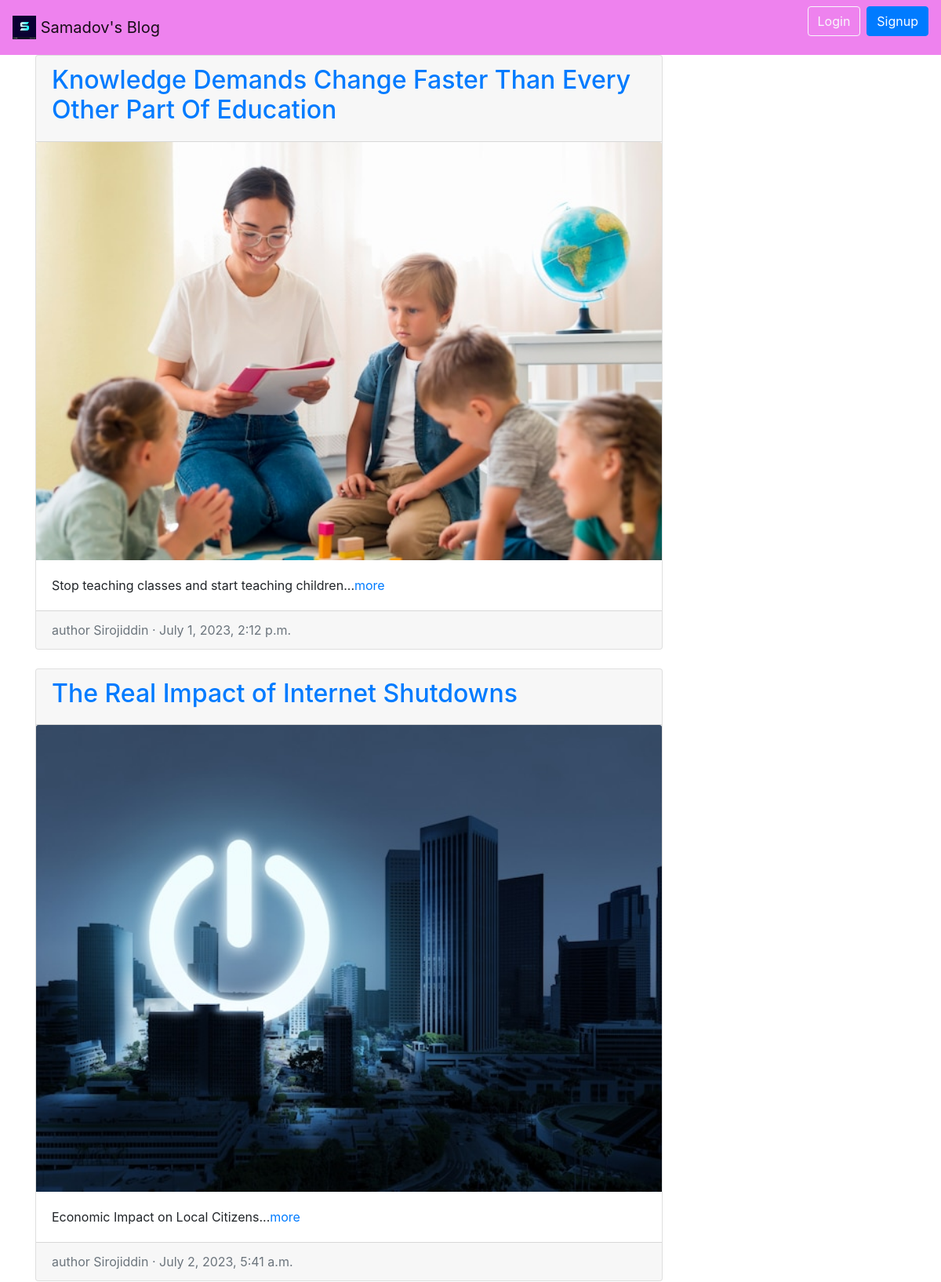
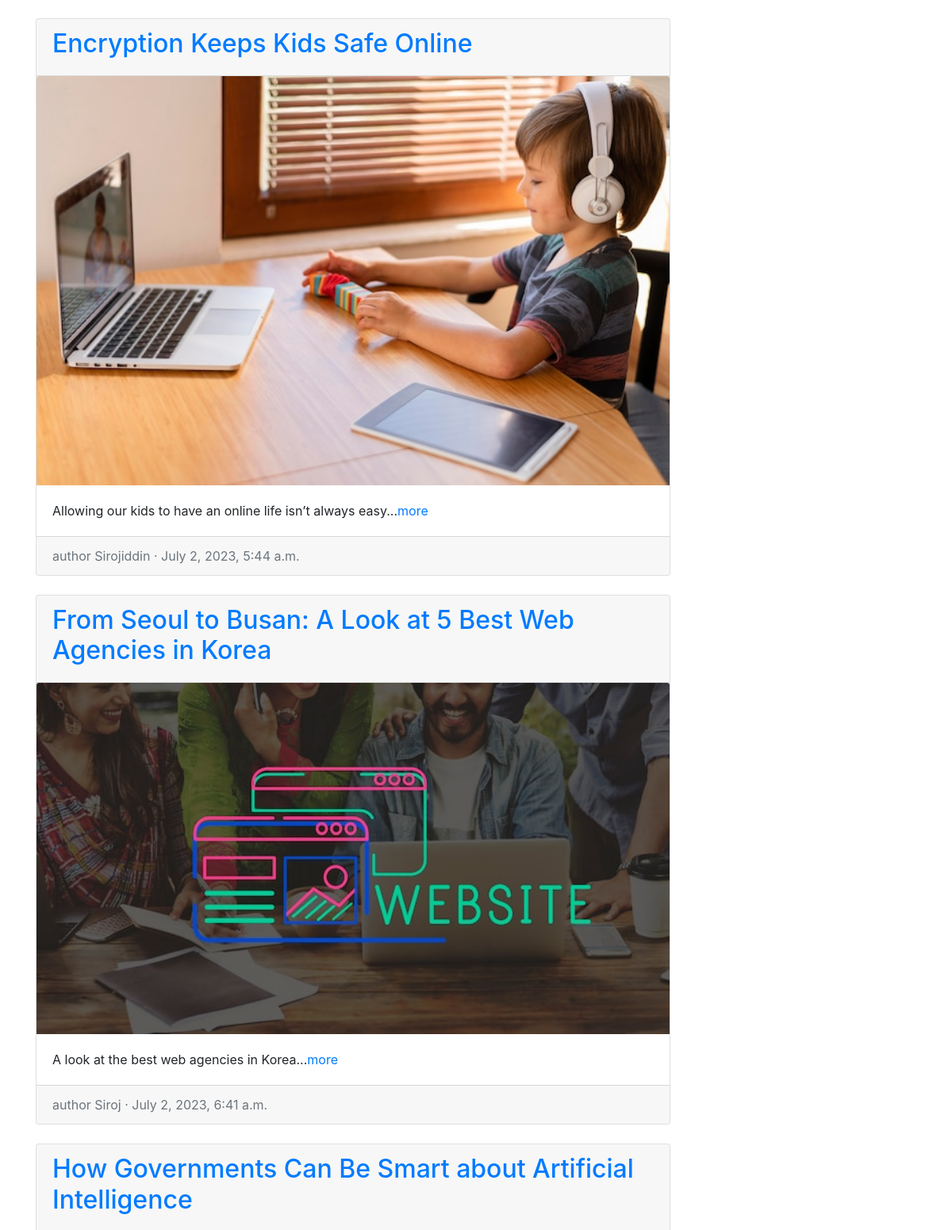
The app's page /articles/ (upper part) with its own data (2 pictures, top to bottom).
### articles/models.py (models this page shows, shortened)
class Article(models.Model):
    title = models.CharField(max_length=255)
    summary = models.CharField(max_length=200, blank=True)
    body = RichTextField()
    photo = models.ImageField(upload_to='images/', blank=True)
    date = models.DateTimeField(auto_now_add=True)
    author = models.ForeignKey(
        get_user_model(),
        on_delete=models.CASCADE,
    )

### accounts/models.py (models this page shows)
class CustomUser(AbstractUser):
    age = models.PositiveIntegerField(null=True, blank=True)

### articles/views.py (the view)
# urls.py: path('', ArticleListView.as_view(), name='article_list'),
class ArticleListView(ListView):
    model = Article
    template_name = 'article_list.html'

### templates/article_list.html (shortened to what this page needs)
{% extends 'base.html' %}
{% block content %}
    {% for article in object_list %}
        <div class="card" style="width: 50rem;">
            <div class="card-header">
                <span class="font-weight-bold"><a href="{% url 'article_detail' article.pk  %}"><h2>{{ article.title }}</h2></a></span>
            </div>
            {% if article.photo %}
                <img class="card-img-top" src="{{ article.photo.url }}" alt="{{ article.title }}">
            {%  endif %}
            <div class="card-body">
                {{ article.summary }}...<a href="{% url 'article_detail' article.pk  %}">more</a>
            </div>
            <div class="card-footer text-left text-muted">
                <span class="text-muted">author {{ article.author | title }} &middot; {{ article.date }}</span>
            </div>
        </div>
        <br />
    {% endfor %}
{% endblock content %}

### templates/base.html (shortened to what this page needs)
{% load static %}
<!DOCTYPE html>
<html>
    <head>
              <link rel="stylesheet" href="https://cdn.jsdelivr.net/npm/bootstrap@4.5.3/dist/css/bootstrap.min.css">
              <link rel="stylesheet" href="https://cdnjs.cloudflare.com/ajax/libs/font-awesome/5.15.3/css/all.min.css" />
    </head>
    <body>
        <nav class="navbar navbar-expand-lg navbar-light" style="background-color: violet">
            <a class="navbar-brand" href="{% url 'home' %}">
                <img src="/static/assets/img/logo2.png" width="30" height="30" class="d-inline-block align-top" alt="">
                Samadov's Blog
            </a>
            <div class="collapse navbar-collapse" id="navbarSupportedContent">
                {% if user.is_authenticated %}
                    <ul class="navbar-nav ml-auto">
                        <li class="nav-item">
                            <a class="nav-link dropdown-toggle" href="#"
                                id="navbarDropdown" role="button" data-toggle="dropdown"
                                aria-haspopup="true" aria-expanded="false">
                                {{ user.username | title }}
                            </a>
                            <div class="dropdown-menu dropdown-menu-lg-right"
                                aria-labelledby="navbarDropdown">
                                <a class="dropdown-item" href="{% url 'article_new' %}">New post</a>
                                <div class="dropdown-divider"></div>
                                <a class="dropdown-item" href="{% url 'password_change'%}">Change password</a>
                                <div class="dropdown-divider"></div>
                                <a class="dropdown-item" href="{% url 'logout' %}">Logout</a>
                            </div>
                        </li>
                    </ul>
                {% else %}
                    <form class="form-inline ml-auto">
                        <a href="{% url 'login' %}" class="btn btn-outline-light">Login</a>
                        <a href="{% url 'signup' %}" class="btn btn-primary ml-2">Signup</a>
                    </form>
                {% endif %}
            </div>
        </nav>
        <main>
            <div class="container">
                {% block content %}
                {% endblock content %}
            </div>
        </main>
    </body>
</html>

### records on screen
Article: title "Knowledge Demands Change Faster Than Every Other Part Of Education", photo (picture), summary "Stop teaching classes and start teaching children", author "Sirojiddin", date "July 1, 2023, 2:12 p.m."
Article: title "The Real Impact of Internet Shutdowns", photo (picture), summary "Economic Impact on Local Citizens", author "Sirojiddin", date "July 2, 2023, 5:41 a.m."
Article: title "Encryption Keeps Kids Safe Online", photo (picture), summary "Allowing our kids to have an online life isn’t always easy", author "Sirojiddin", date "July 2, 2023, 5:44 a.m."
Article: title "From Seoul to Busan: A Look at 5 Best Web Agencies in Korea", photo (picture), summary "A look at the best web agencies in Korea", author "Siroj", date "July 2, 2023, 6:41 a.m."
Article: title "How Governments Can Be Smart about Artificial Intelligence"
